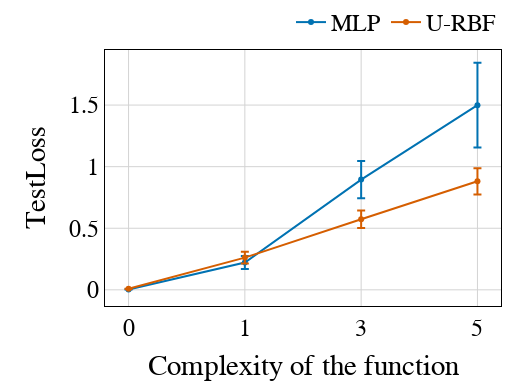

The notebook cell saved with this chart:
### Code cell
# plotting
import plotly.graph_objects as go
import plotly

# default print properties
multiplier = 3

pixel_cm_ration = 36.5

width_full = int(13.95 * pixel_cm_ration) * multiplier
width_half = int(13.95/2 * pixel_cm_ration) * multiplier
width_third = int(13.95/3 * pixel_cm_ration) * multiplier

height_default_1 = int(3.5 * pixel_cm_ration) * multiplier

# margins in pixel
top_margin = 0 * multiplier 
left_margin = 35 * multiplier 
right_margin = 2 * multiplier 
bottom_margin = 25 * multiplier 

font_size = 8 * multiplier 
font_family='Times New Roman'

line_width = 1 * multiplier 

layout = eu.AttrDict(
        paper_bgcolor='rgba(0,0,0,0)',
        plot_bgcolor='rgba(0,0,0,0)',
        
        xaxis = eu.AttrDict(
            title = 'Complexity of the function',
            showline = True,
            linewidth = 1,
            zeroline=False,
            linecolor='black',
            showgrid=True,
            gridwidth=1,
            gridcolor='LightGrey',
            mirror=True,
            tickvals = np.arange(len(ranges)),
            ticktext = ranges, 
            tickangle = 0, 
        ),
        yaxis = eu.AttrDict(
            title = 'TestLoss',
            showline = True,
            linewidth = 1,
            zeroline=False,
            linecolor='black',
            showgrid=True,
            gridwidth=1,
            gridcolor='LightGrey',
            mirror=True,
        ),
        font = eu.AttrDict(
            family=font_family, 
            size=font_size,
            color='black',
            ),
        width=width_third, # in cm
        height=height_default_1, # in cm
        
        margin = eu.AttrDict(
            l=left_margin, #left margin in pixel
            r=right_margin, #right margin in pixel
            b=bottom_margin, #bottom margin in pixel
            t=top_margin,  #top margin in pixel
            ),

        showlegend=True,
        legend=eu.AttrDict(
                orientation="h",
                yanchor="bottom",
                y=1.02,
                xanchor="right",
                x=1,
            
            ), 
        )

default_colors = [
    #'rgb(0,0,0)', # black
    #'rgb(0,0,0)', # black
    'rgb(0,114,178)',  # dark blue
    'rgb(213,94,0)',  # orange
    #'rgb(0,158,115)', # green

] 

fig = go.Figure(layout=layout)
for exp_idx, exp_label in enumerate(labels):

    fig.add_trace(go.Scatter(
            x=np.arange(len(ranges)),
            y=collected_experiment_data[exp_idx].means,
            error_y=dict(
                type='data', # value of error bar given in data coordinates
                array=collected_experiment_data[exp_idx].stds,
                visible=True),
            name= exp_label,
            marker_color=default_colors[exp_idx]
        )
    )

    
#plotly.io.write_image(fig, '../../analyze/iclr_figures/result_linear_model_task_difficulty_total_return.pdf')    
plotly.io.write_image(fig, './test_loss_comp_disc.pdf')    
fig.show()

### Figure 1 — Plotly figure (JSON) as saved in the notebook; plotly's stock layout.template omitted (floating-point values rounded to 4 significant figures)
{"data": [{"error_y": {"array": [0.001285, 0.05314, 0.1516, 0.3443], "type": "data", "visible": true}, "marker": {"color": "rgb(0,114,178)"}, "name": "MLP", "type": "scatter", "x": [0, 1, 2, 3], "y": [0.003172, 0.2222, 0.8952, 1.499]}, {"error_y": {"array": [0.0009766, 0.04756, 0.07126, 0.1068], "type": "data", "visible": true}, "marker": {"color": "rgb(213,94,0)"}, "name": "U-RBF", "type": "scatter", "x": [0, 1, 2, 3], "y": [0.00855, 0.2616, 0.5735, 0.881]}], "layout": {"font": {"color": "black", "family": "Times New Roman", "size": 24}, "height": 381, "legend": {"orientation": "h", "x": 1, "xanchor": "right", "y": 1.02, "yanchor": "bottom"}, "margin": {"b": 75, "l": 105, "r": 6, "t": 0}, "paper_bgcolor": "rgba(0,0,0,0)", "plot_bgcolor": "rgba(0,0,0,0)", "showlegend": true, "width": 507, "xaxis": {"gridcolor": "LightGrey", "gridwidth": 1, "linecolor": "black", "linewidth": 1, "mirror": true, "showgrid": true, "showline": true, "tickangle": 0, "ticktext": ["0", "1", "3", "5"], "tickvals": [0, 1, 2, 3], "title": {"text": "Complexity of the function"}, "zeroline": false}, "yaxis": {"gridcolor": "LightGrey", "gridwidth": 1, "linecolor": "black", "linewidth": 1, "mirror": true, "showgrid": true, "showline": true, "title": {"text": "TestLoss"}, "zeroline": false}}}
